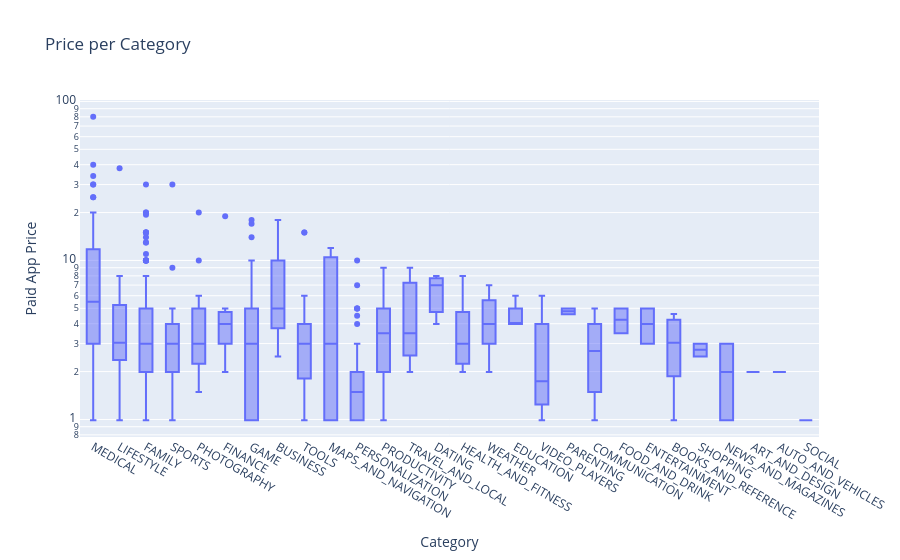

Notebook cell for this chart:
### Code cell
box = px.box(df_paid_apps,
             x='Category',
             y="Price",
             title='Price per Category')
 
box.update_layout(xaxis_title='Category',
                  yaxis_title='Paid App Price',
                  xaxis={'categoryorder':'max descending'},
                  yaxis=dict(type='log'))
 
box

### Figure 1 — Plotly figure (JSON) as saved in the notebook; plotly's stock layout.template omitted (floating-point values rounded to 4 significant figures; data arrays with more than 128 entries replaced by an {"elided": "..."} marker saying what was removed)
{"data": [{"alignmentgroup": "True", "hovertemplate": "Category=%{x}<br>Price=%{y}<extra></extra>", "legendgroup": "", "marker": {"color": "#636efa"}, "name": "", "notched": false, "offsetgroup": "", "orientation": "v", "showlegend": false, "type": "box", "x": {"elided": "589 str values"}, "x0": " ", "xaxis": "x", "y": {"elided": "589 float values"}, "y0": " ", "yaxis": "y"}], "layout": {"boxmode": "group", "legend": {"tracegroupgap": 0}, "title": {"text": "Price per Category"}, "xaxis": {"anchor": "y", "categoryorder": "max descending", "domain": [0, 1], "title": {"text": "Category"}}, "yaxis": {"anchor": "x", "domain": [0, 1], "title": {"text": "Paid App Price"}, "type": "log"}}}
